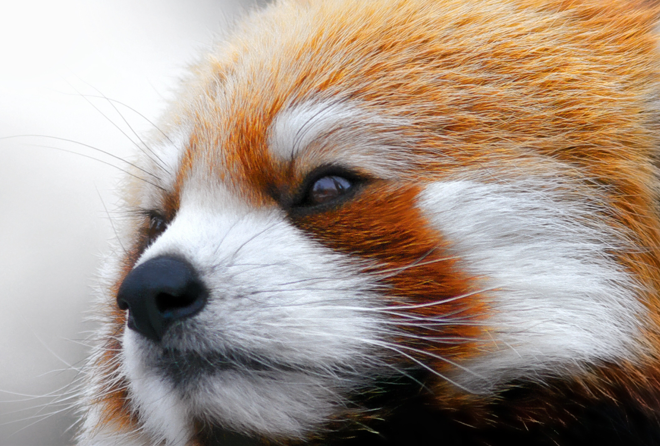
#> input picture panda.png, 660 x 446 px
$ python e15.py
#> lines starting #> are read from the running program, lines starting #| are printed output that depends on the picture
from PIL import Image
import matplotlib.pyplot as plt
import numpy as np

aux=0

imagen= Image.open("panda.png")
#> imagen is the input picture: PIL image 660x446 RGBA; mean R, G, B, A 167, 150.9, 138.6, 255
gris= imagen.convert("L")
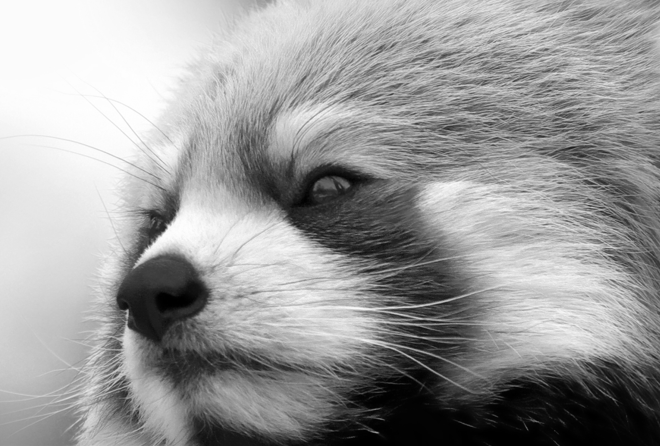
#> gris: PIL image 660x446 L; min 0, max 255, mean 154.3

m=np.array(gris)
fil, col =m.shape
#> fil = 446; col = 660
for i in range(fil):
    for j in range(col//2):
        ind_op=col-1-j
        aux=m[i][j]
        m[i][j]= m[i][ind_op]
        m[i][ind_op]=aux
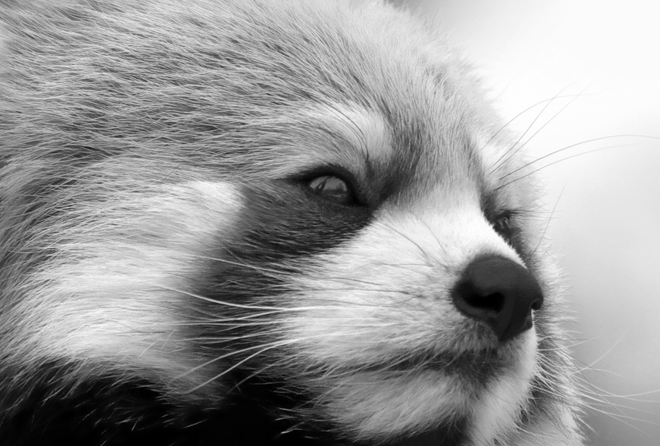
#> m: shape (446, 660); min 0, max 255, mean 154.3

plt.imshow(m, cmap="gray")
plt.show()

#> (the run stopped early here; a loop or call above may not have finished)
